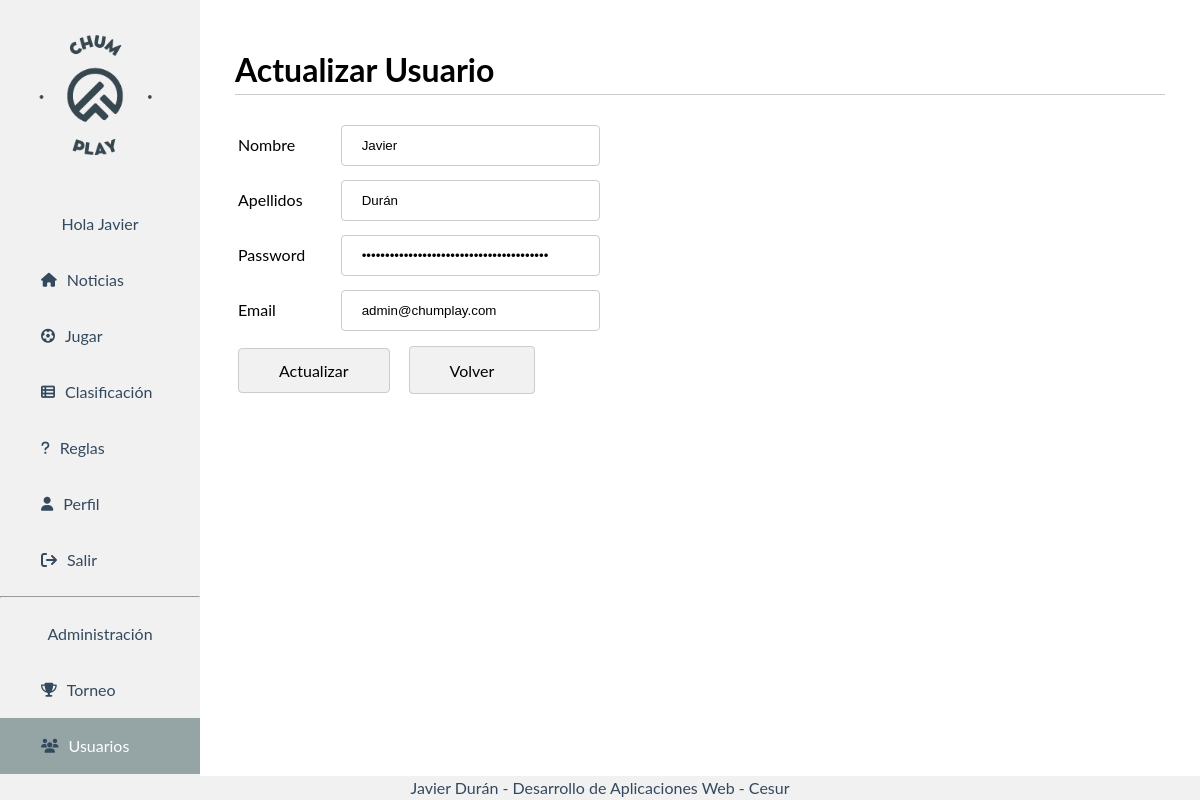
Page /admin/users/modify_user.php?id=1 (signed in) on the committed database.
### tables this page shows
CREATE TABLE `tbl_users` (
  `id` int(11) NOT NULL,
  `nombre` varchar(255) NOT NULL,
  `apellidos` varchar(256) NOT NULL,
  `email` varchar(256) NOT NULL,
  `pass` varchar(256) NOT NULL,
  `rol` varchar(32) NOT NULL,
  `points` int(60) NOT NULL
);

### lib/Session_Users.php (called while the page is built, shortened)
<?php
class Session_Users
{
  private $usuario=null;
  private $rol = null;
  function __construct()
  {
    if(isset($_SESSION["usuario"]) || isset($_SESSION["rol"]) || isset($_SESSION["id"]) ) {
      $this->usuario=$_SESSION["usuario"];
      $this->rol = $_SESSION["rol"];
    }
  }
  public function getUsuario(){
    return $this->usuario;
  }
  public function getRol(){
    return $this->rol;
  }
}
?>

### lib/db.php (called while the page is built, shortened)
<?php
class db
{
  private $host = "localhost";
  private $user = "root";
  private $pass = "";
  private $db_name = "chumplay";
  private $conexion;
  private $error = false;
  function __construct()
  {
    $this->conexion = new mysqli($this->host, $this->user, $this->pass, $this->db_name);
  }
  public function realizarConsulta($consulta)
  {
    if ($this->error == false) {
      $resultado = $this->conexion->query($consulta);
      return $resultado;
    } else {
      $this->error_msj = "Imposible realizar la consulta: " . $consulta;
      return null;
    }
  }
}

### lib/Users.php (called while the page is built, shortened)
<?php
include_once "db.php";
class Users extends db
{
  function getUserbyID($id)
  {
    $sql = "SELECT * from tbl_users WHERE id='" . $id . "'";
    $resultado = $this->realizarConsulta($sql);
    if ($resultado != false) {
      if ($resultado != false) {
        return $resultado->fetch_assoc();
      } else {
        return null;
      }
    } else {
      return null;
    }
  }
}

### admin/users/modify_user.php (the view, shortened to what this page needs)
<?php
include "../../lib/Users.php";
include "../../lib/Session_Users.php";
$seguridad = new Session_Users();
$nameuser_session = $seguridad->getUsuario();
$roluser_session = $seguridad->getRol();
$users = new Users();
$id = $_GET['id'];
$row = $users->getUserbyID($id);
?>
<!DOCTYPE html>
<html  lang="en">
<head>
    <link rel="stylesheet" type="text/css" href="../../css/menu.css">
    <link rel="stylesheet" type="text/css" href="../../css/style.css">
    <link rel="stylesheet" href="https://cdnjs.cloudflare.com/ajax/libs/font-awesome/6.1.1/css/all.min.css" />
</head>
<body>
    <div class="sidebar">
        <img src="../../img/logo.png" alt="ChumPlay" title="ChumPlay">
        <label class="namelogin">Hola <?php echo $nameuser_session; ?></label>
        <a href="../../home.php"> <i class="fa fa-home fa-sm"></i>Noticias</a>
        <a href="../../play.php"><i class="fa fa-solid fa-futbol fa-sm"></i>Jugar</a>
        <a href="../../rating.php"><i class="fa fa-solid fa-table-list fa-sm"></i>Clasificación</a>
        <a href="../../rules.php"><i class="fa fa-solid fa-question fa-sm"></i>Reglas</a>
        <a href="../../profile.php"><i class="fa fa-solid fa-user fa-sm"></i>Perfil</a>
        <a href="../../logout.php"><i class="fa fa-solid fa-arrow-right-from-bracket"></i>Salir</a>
        <?php if ($roluser_session == 1) { ?>
            <hr>
            <label class="admin">Administración</label>
            <a href="../cup.php"><i class="fa fa-solid fa-trophy fa-sm"></i>Torneo</a>
            <a class="active" href="../players.php"><i class="fa fa-solid fa-users fa-sm"></i>Usuarios</a>
            <a href="../notices.php"><i class="fa fa-solid fa-file-lines"></i>Noticias</a>
        <?php }
        ?>
    </div>
    <div class="content">
        <h1>Actualizar Usuario</h1>
        <form name="modificar_usuario" method="POST" action="update_user.php">
            <table width="50%">
                <tr>
                    <td width="20">Nombre</td>
                    <td width="30"><input type="text" class="form-control" name="nombre" size="25" value="<?php echo $row['nombre']; ?>" /></td>
                </tr>
                <tr>
                <td width="20">Apellidos</td>
                <td width="30"><input type="text" class="form-control" name="apellidos" size="25" value="<?php echo $row['apellidos']; ?>" /></td>
                </tr>
                <tr>
                    <td>Password</td>
                    <td><input type="password"  class="form-control" name="pass" size="25" value="<?php echo $row['pass']; ?>" /></td>
                </tr>
                <tr>
                    <td>Email</td>
                    <td><input type="text"  class="form-control" name="email" size="25" value="<?php echo $row['email']; ?>" /></td>
                </tr>
                <tr>
                    <td colspan="2">
                        <input class="a_players" type="submit" name="Guardar" value="Actualizar" title="Actualizar Usuario" />
                        <a class="a_players" href=../players.php>Volver</a>
                    </td>
                </tr>
            </table>
        </form>
    </div>
    <div class="footer">
        Javier Durán - Desarrollo de Aplicaciones Web - Cesur
    </div>
</body>
</html>

### css/menu.css (style rules this page uses)
body { margin: 0; font-family: "Lato", sans-serif; }
.fa { padding-right: 10px; }
.admin { display: block; color: #34495e; padding: 16px; text-decoration: none; text-align: center; }
.namelogin { display: block; color: #34495e; padding: 16px; text-decoration: none; text-align: center; }
.sidebar { margin: 0; padding: 0; width: 200px; background-color: #f1f1f1; position: fixed; height: 100%; overflow: auto; font-size: 1.0em; }
.sidebar img { width: 95%; }
.sidebar a { display: block; color: #34495e; padding: 16px; text-decoration: none; }
.sidebar a.active { background-color: #95a5a6; color: white; }
div.content { margin-left: 200px; padding: 25px 35px; }
.footer { position: fixed; left: 0; bottom: 0; width: 100%; background-color: #f1f1f1; color: #34495e; text-align: center; }

### css/style.css (style rules this page uses)
html, body { line-height: 1.5; }
h1 { border-bottom: 1px solid #ccc; }
td { margin: 10px 10px 10px 10px; }
input[type=text] { margin: 5px 10px 5px 10px; padding: 12px 20px; display: inline-block; border: 1px solid #ccc; border-radius: 4px; text-transform: uppercase; }
input[type=submit] { background-color: #f1f1f1; color: black; padding: 12px 40px; margin: 8px 0; border: none; border-radius: 4px; cursor: pointer; font-family: "Lato", sans-serif; font-size: 1.0em; }
.form-control { margin: 5px 10px 5px 10px; padding: 12px 20px; display: inline-block; border: 1px solid #ccc; border-radius: 4px; text-transform: none !important; }
.a_players { background-color: #f1f1f1; color: black; padding: 13.5px 40px; margin: 8px 0 0 15px; border: 1px solid #ccc !important; border-radius: 4px; cursor: pointer; font-family: "Lato", sans-serif; font-size: 1.0em; text-decoration: none; }
.fa { display: flex; justify-content: center; align-items: center; padding-left: 25px; color: #34495e; }

### rows in the picture
tbl_users: nombre "Javier", apellidos "Durán", email "admin@chumplay.com"

### other values in the picture
$nameuser_session "Javier"
